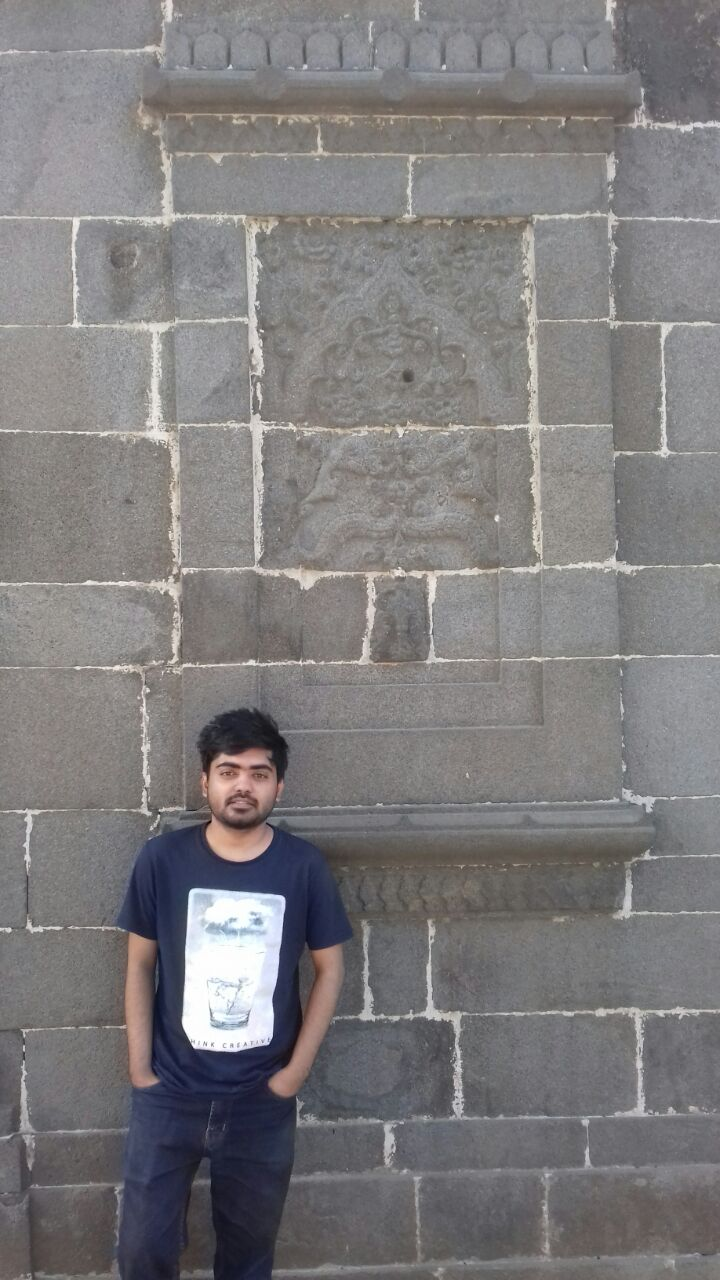
#> input picture ImageProcessing/himu.jpg, 720 x 1280 px
$ python ImgInfo.py
#> lines starting #> are read from the running program, lines starting #| are printed output that depends on the picture; after the words box and inside, x2 and y2 are one past the last pixel; in counts of white or black regions, pixels touching at a corner belong together
'''
	To extract different kinds of information from an RGB image by
	converting it into different kinds of single channels.

	Sangeeta Biswas
	Associate Professor
	Dept. of Computer Science & Engineering
	University of Rajshahi, Bangladesh
	6.6.2022
'''

import matplotlib.pyplot as plt
import cv2

def main():
	'''	Load an RGB image.	'''
	img_path = 'himu.jpg'
	#print(img_path)
	rgb = plt.imread(img_path)
#> rgb is the input picture: shape (1280, 720, 3); mean R, G, B 126.1, 123.9, 125
	print(rgb.shape, rgb.max(), rgb.min())
#| (1280, 720, 3) 255 0
	#print(rgb_img)

	'''	Split loaded RGB image into red, green and blue channels. '''
	red = rgb[:, :, 0]
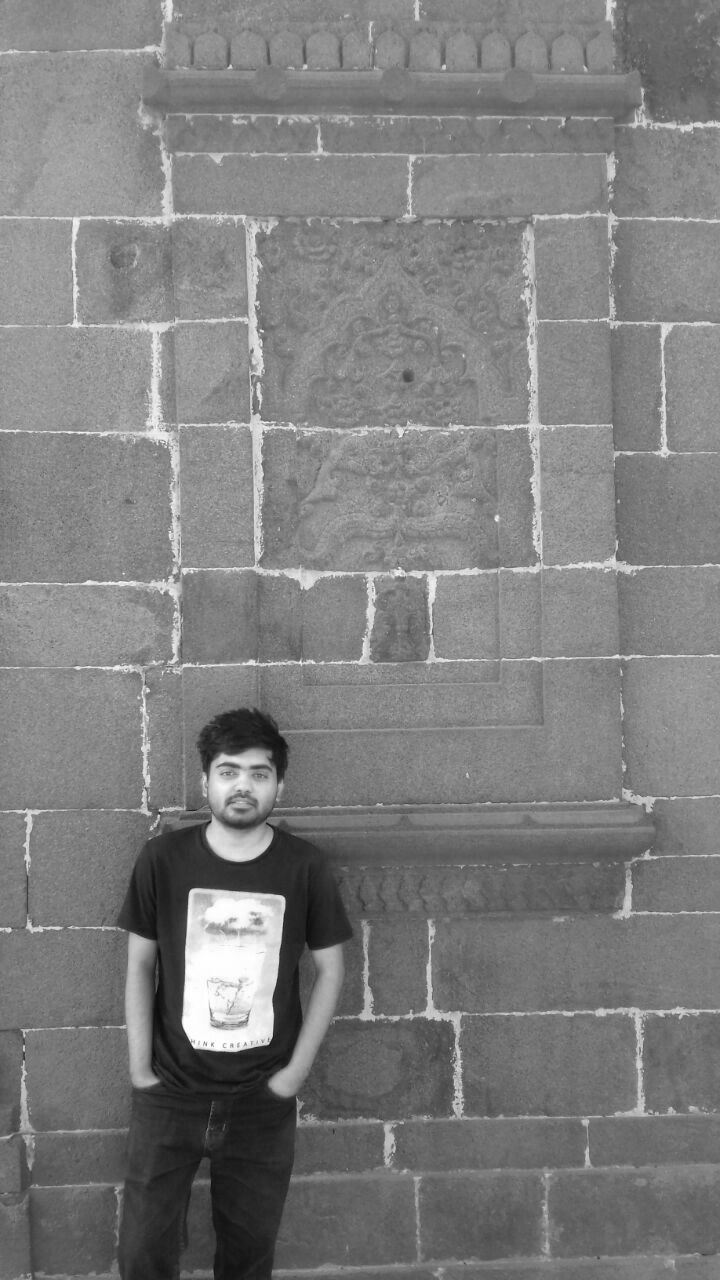
#> red: shape (1280, 720); min 4, max 255, mean 126.1
	green = rgb[:, :, 1]
	blue = rgb[:, :, 2]
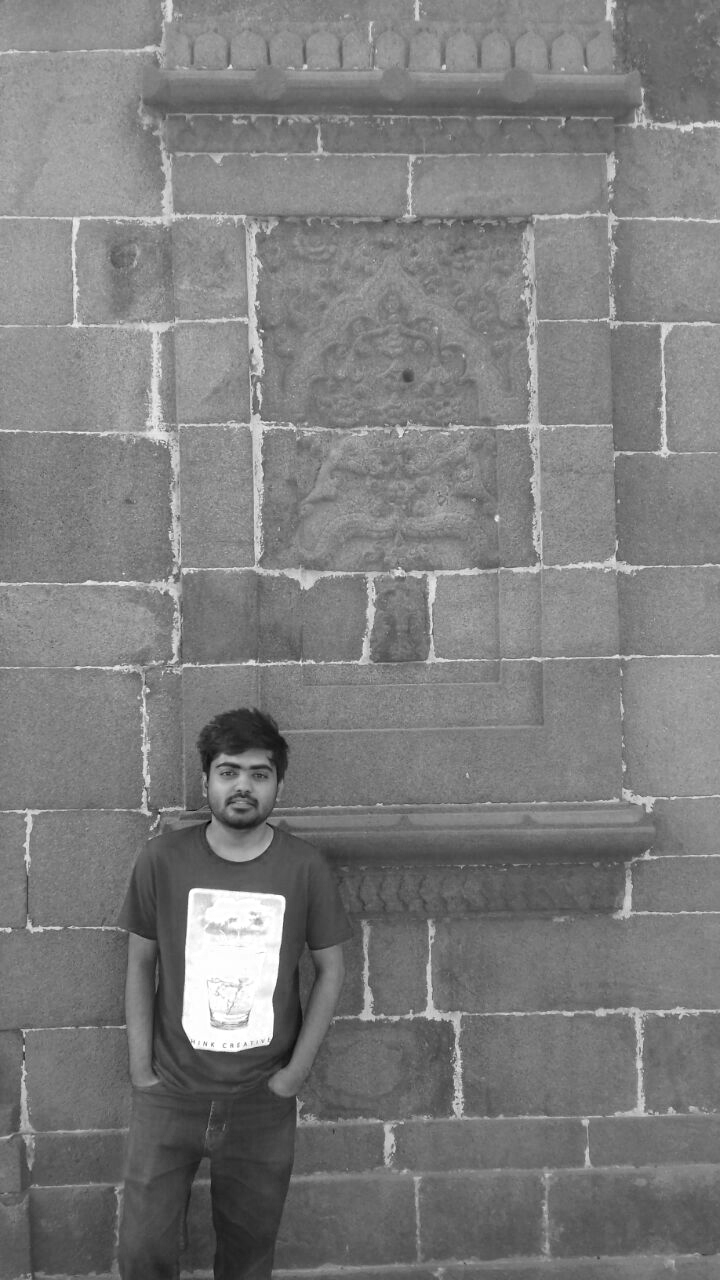
#> blue: shape (1280, 720); min 0, max 255, mean 125
	print(red.shape, red.max(), red.min())
#| (1280, 720) 255 4

	'''	Convert loaded RGB image into grayscale image.
		OpenCV does this:
		Grayscale = 0.299 * Red + 0.587 * Green + 0.114 * Blue
	'''
	grayscale = cv2.cvtColor(rgb, cv2.COLOR_RGB2GRAY)
	print(grayscale.shape, grayscale.max(), grayscale.min())
#| (1280, 720) 255 7

	'''	Turn the grayscale image into a binary image. '''
	_, binary = cv2.threshold(grayscale, 50, 255, cv2.THRESH_BINARY)
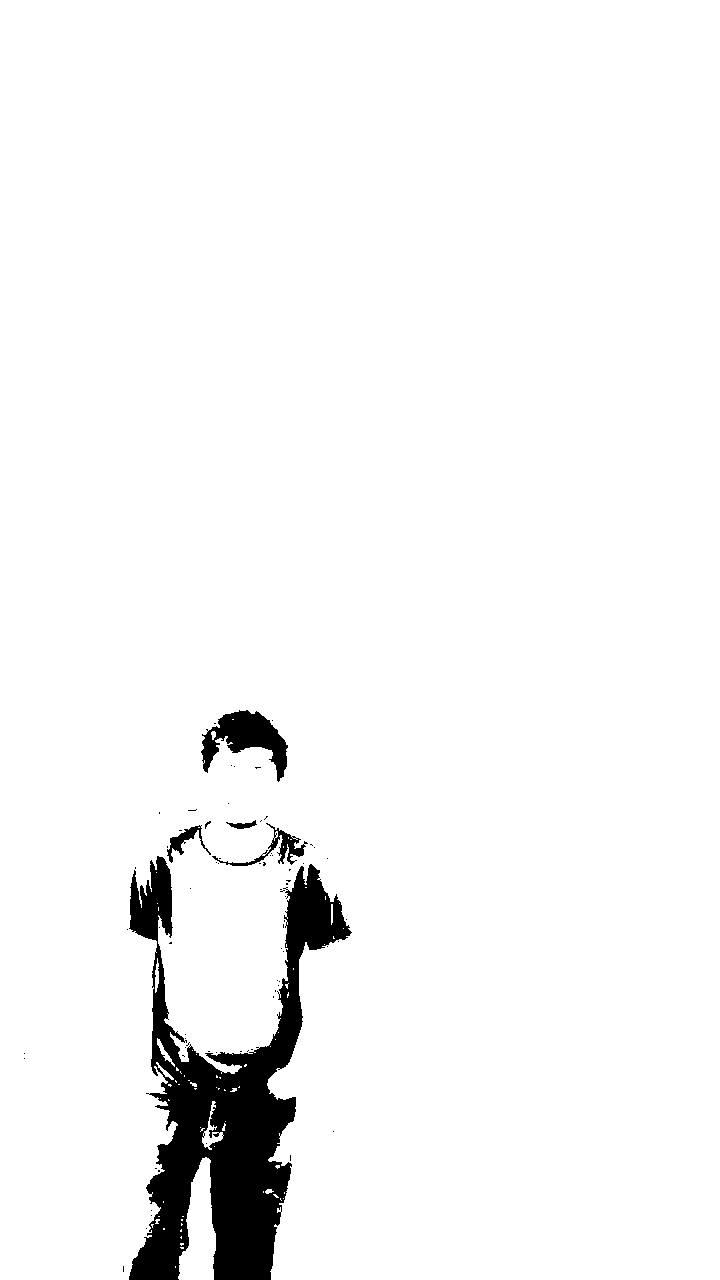
#> binary: shape (1280, 720); 95.8% white; 74 black regions (69 under 20 px), largest, box (x1, y1, x2, y2) and area: (129, 856, 352, 1280) 34056, (201, 710, 288, 782) 2787, (212, 823, 308, 866) 751, (167, 825, 211, 863) 445, (226, 820, 257, 829) 129

	'''	Plot images. '''
	img_set = [rgb, red, green, blue, grayscale, binary]
	title_set = ['RGB', 'Red', 'Green', 'Blue', 'Grayscale', 'Binary']
	plt.figure(figsize = (20, 20))
	for i in range(6):
		plt.subplot(2, 3,  i + 1)
		plt.title(title_set[i])
		ch = len(img_set[i].shape)
		if (ch == 3):
			plt.imshow(img_set[i])
		else:
			plt.imshow(img_set[i], cmap = 'gray')
	plt.show()

if __name__ == '__main__':
	main()
